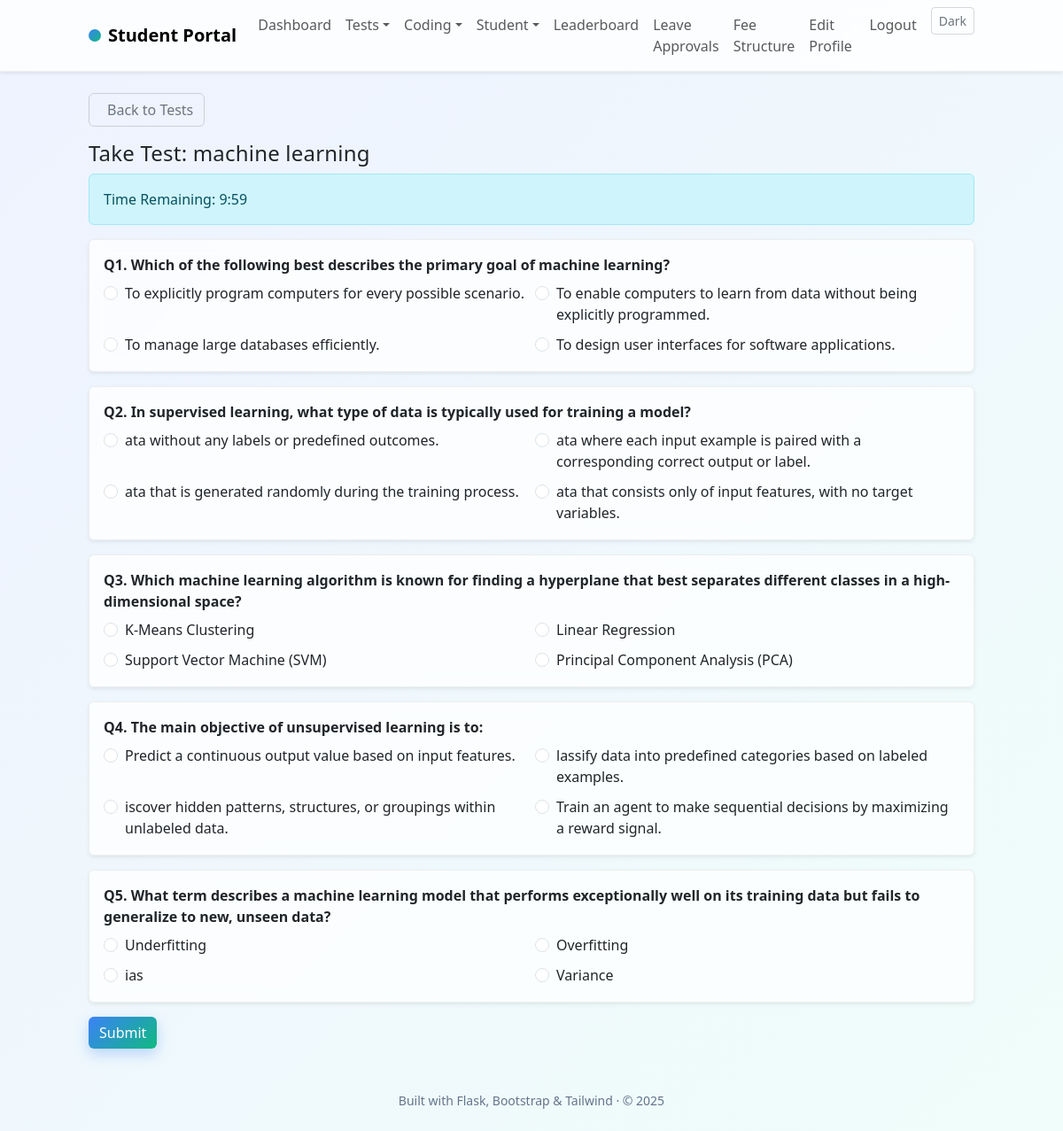
Screenshot of /take_test/17 (signed in) with the database file from the repository.
### app/models.py (models this page shows)
class Test(db.Model):
	id = db.Column(db.Integer, primary_key=True)
	subject = db.Column(db.String(120), nullable=False)
	description = db.Column(db.String(255))
	created_by = db.Column(db.Integer, db.ForeignKey("user.id"))
	department = db.Column(db.String(80))
	total_marks = db.Column(db.Integer, default=0)
	time_limit_minutes = db.Column(db.Integer, default=0)
	is_published = db.Column(db.Boolean, default=False)
	created_at = db.Column(db.DateTime, server_default=func.now())
	ai_validated = db.Column(db.Boolean, default=False)
	ai_validation_notes = db.Column(db.Text)
	questions = db.relationship("Question", backref="test", cascade="all, delete-orphan")

class Question(db.Model):
	id = db.Column(db.Integer, primary_key=True)
	test_id = db.Column(db.Integer, db.ForeignKey("test.id"), nullable=False)
	question = db.Column(db.Text, nullable=False)
	option1 = db.Column(db.String(255), nullable=False)
	option2 = db.Column(db.String(255), nullable=False)
	option3 = db.Column(db.String(255), nullable=False)
	option4 = db.Column(db.String(255), nullable=False)
	correct = db.Column(db.String(255), nullable=False)
	difficulty = db.Column(db.String(20))

### app/routes/tests.py (the view)
@tests_bp.route("/take_test/<int:test_id>", methods=["GET"])
@login_required
def take_test(test_id: int):
	test = db.session.get(Test, test_id)
	if not test or (not test.is_published and current_user.role == "student"):
		flash("Test not available", "danger")
		return redirect(url_for("main.dashboard"))
	attempt = Result.query.filter_by(student_id=current_user.id, test_id=test.id).first()
	if attempt:
		flash("You have already attempted this test.", "warning")
		return redirect(url_for("tests.manage_tests"))
	return render_template("take_test.html", test=test)

### app/templates/take_test.html (shortened to what this page needs)
{% extends 'base.html' %}
{% block content %}
<div class="mb-3">
	<a href="{{ url_for('tests.manage_tests') }}" class="btn btn-outline-secondary">
		Back to Tests
	</a>
</div>
<h2 class="h4">Take Test: {{ test.subject }}</h2>
{% if test.time_limit_minutes and test.time_limit_minutes > 0 %}
<div class="alert alert-info">Time Remaining: <span id="timer"></span></div>
{% endif %}
<form id="testForm" method="post" action="/submit_test/{{ test.id }}" class="mt-3">
	<div class="vstack gap-3">
		{% for q in test.questions %}
		<div class="card shadow-sm">
			<div class="card-body">
				<div class="fw-semibold mb-2">Q{{ loop.index }}. {{ q.question }}</div>
				<div class="row row-cols-1 row-cols-md-2 g-2">
					{% for opt in [q.option1, q.option2, q.option3, q.option4] %}
					<div class="col">
						<div class="form-check">
							<input class="form-check-input" type="radio" name="q_{{ q.id }}" value="{{ opt }}" required>
							<label class="form-check-label">{{ opt }}</label>
						</div>
					</div>
					{% endfor %}
				</div>
			</div>
		</div>
		{% endfor %}
	</div>
	<button class="btn btn-primary mt-3">Submit</button>
</form>
{% endblock %}

### app/static/css/styles.css (style rules this page uses)
:root { --brand: #3b82f6; --brand-2: #10b981; --surface: rgba(255,255,255,0.75); --blur: 10px; }
body { background: linear-gradient(135deg, #eef2ff 0%, #f0fdfa 100%); min-height: 100vh; }
.card { background: var(--surface); backdrop-filter: blur(var(--blur)); border: 1px solid rgba(0,0,0,.06); box-shadow: 0 10px 30px rgba(2,6,23,.08); }
.btn-primary { background: linear-gradient(135deg, var(--brand), var(--brand-2)); border: 0; box-shadow: 0 6px 16px rgba(59,130,246,.3); }
.btn-outline-secondary { border-color: rgba(0,0,0,.15); }
h1,h2,h3,h4 { letter-spacing: .2px; }

### rows the page displays
Test: subject "machine learning"
Question: question "Which of the following best describes the primary goal of machine learning?", option1 "To explicitly program computers for every possible scenario.", option2 "To enable computers to learn from data without being explicitly programmed.", option3 "To manage large databases efficiently.", option4 "To design user interfaces for software applications."
Question: question "In supervised learning, what type of data is typically used for training a model?", option1 "ata without any labels or predefined outcomes.", option2 "ata where each input example is paired with a corresponding correct output or label.", option3 "ata that is generated randomly during the training process.", option4 "ata that consists only of input features, with no target variables."
Question: question "Which machine learning algorithm is known for finding a hyperplane that best separates different classes in a high-dimensional space?", option1 "K-Means Clustering", option2 "Linear Regression", option3 "Support Vector Machine (SVM)", option4 "Principal Component Analysis (PCA)"
Question: question "The main objective of unsupervised learning is to:", option1 "Predict a continuous output value based on input features.", option2 "lassify data into predefined categories based on labeled examples.", option3 "iscover hidden patterns, structures, or groupings within unlabeled data.", option4 "Train an agent to make sequential decisions by maximizing a reward signal."
Question: question "What term describes a machine learning model that performs exceptionally well on its training data but fails to generalize to new, unseen data?", option1 "Underfitting", option2 "Overfitting", option3 "ias", option4 "Variance"

### other values shown
{{ 2025 }} "2025"
